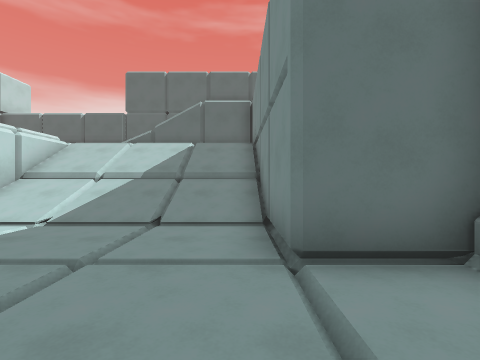
view 1 (above)

12 first-person views from a walk through a Godot game level. The camera is 1.4 m above the floor, looks level and sees 85° across. The floor is counted in squares, 1.8 m on a side. Each view is taken from the middle of a square. On the plan, view 1 faces up. The plan holds only what a view shows up to about 10 squares ahead; the rest is blank. The place goes on beyond the plan. Flat picture figures and markers are not drawn. Characters and animated objects are left out.

view 2
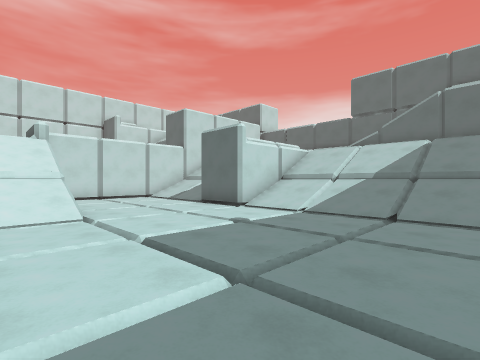

view 3
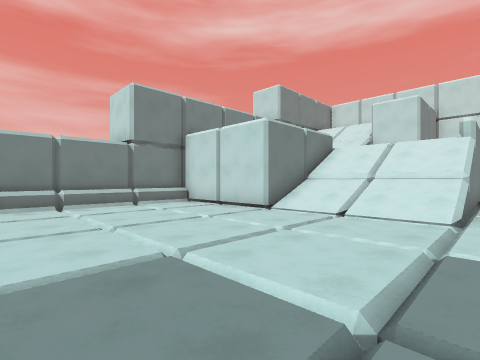

view 4
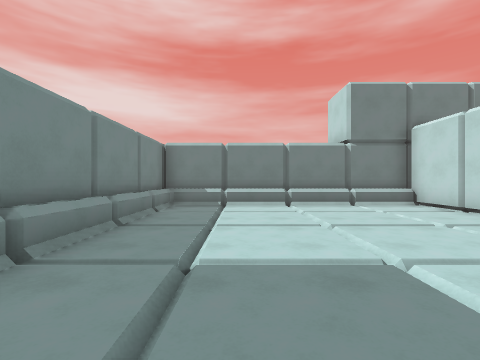

view 5
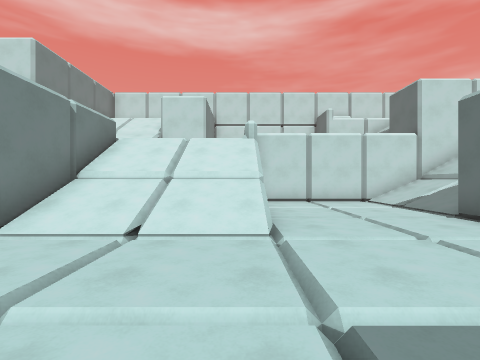

view 6
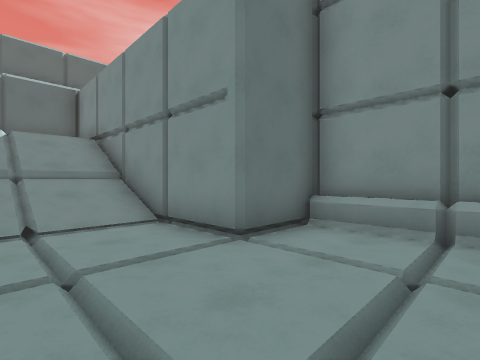

view 7
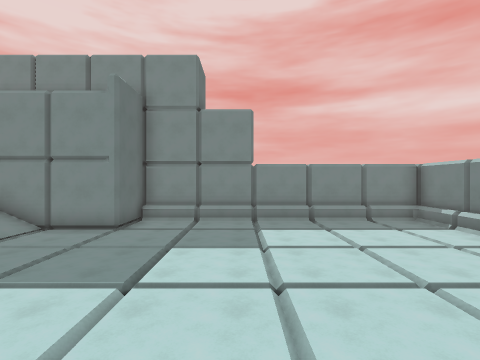

view 8
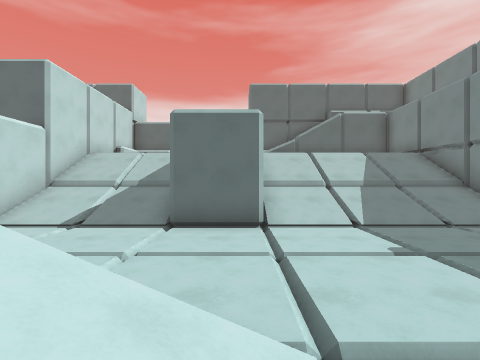

view 9
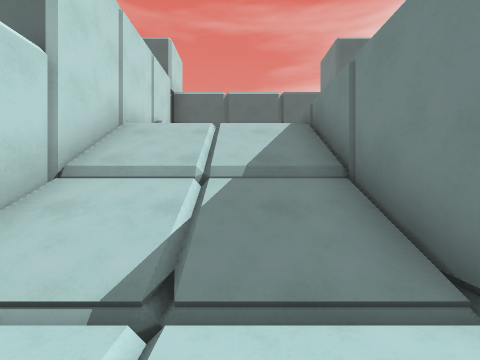

view 10
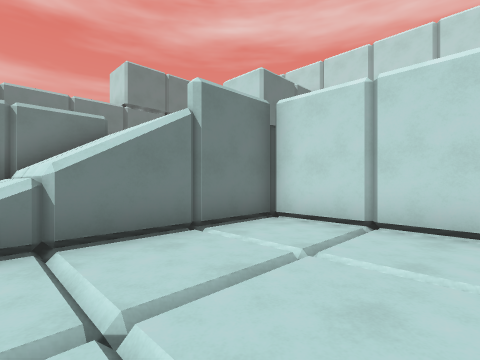

view 11
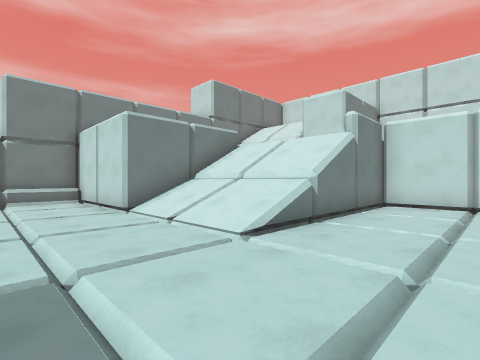

view 12
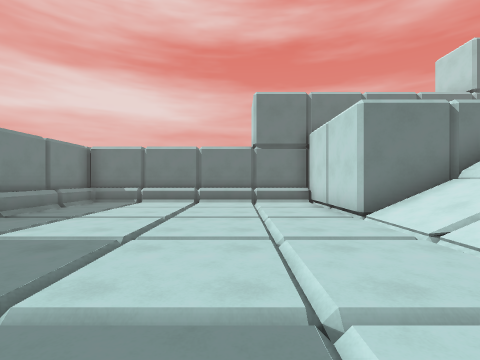

### Floor plan
Key: @ floor where view 1 was taken; # wall or solid block; . floor; / step, stairs or slope; ^ raised ledge; v drop or lower ground.
Columns run from 12 left of view 1 to 3 right of it. Each row starts with its distance up from view 1.
  9 vv   v
  8  vvvvvvvvvvvvv
  7 v^^^^vv^^^^^^v
  6 #////##//////#
  5 #////##//////#
  4 #............#
  3 #............###
  2 #..............#
  1 #..............#
  0 ####^//.....@.^#
 -1    #^//........#
 -2    v^//.......^#
 -3    v^//........#
 -4     v##.......^#
 -5       #........#
 -6       #.......^#
 -7       #.^.^.^..#
 -8       ##########

Where each view was taken, in squares from view 1:
view 1: 0 up, 0 right, facing up
view 2: 1 down, 0 right, facing up-left
view 3: 1 up, 0 right, facing down-left
view 4: 1 up, 0 right, facing down
view 5: 0 up, 2 left, facing left
view 6: 0 up, 2 left, facing up-right
view 7: 1 down, 7 left, facing right
view 8: 1 down, 6 left, facing up
view 9: 3 up, 9 left, facing up
view 10: 4 up, 7 left, facing down-left
view 11: 3 up, 3 left, facing down-left
view 12: 2 up, 3 left, facing down
